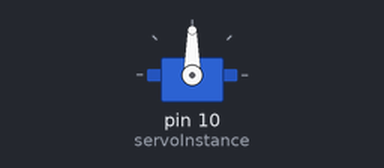
Bench run of a sketch on a simulated Arduino Uno, built with avr-gcc and run on an emulated ATmega328P. On the bench: servo. What the sketch prints to the serial monitor is not drawn.

Above: at 0.05 s.
At 0.95 s:
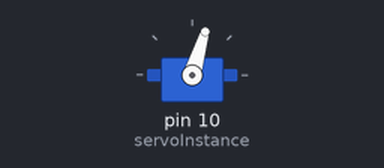
At 2.05 s:
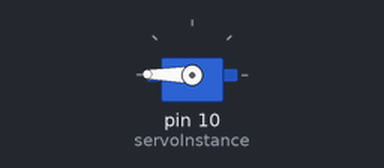
At 4.05 s:
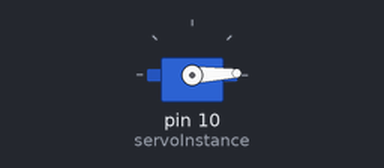
Timing chart, 0 to 5.3 s (numbered marks = the images above):
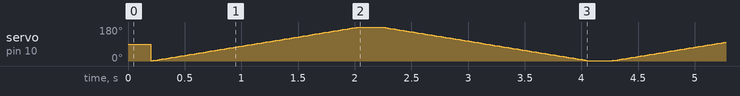

The sketch:

ServoMotor.ino
```cpp
#include <Servo.h>

Servo servoInstance;

int ang;
int increasing = 1;

void setup() {
  servoInstance.attach(10);
  Serial.begin(9600);
}

void loop() {

  if(increasing)
    ang++;
  else
    ang--;

  Serial.println(ang);

  if(ang<=1) {
    ang = 1;
    increasing = 1;
    delay(200);
  }

  if(ang>=180) {
    ang = 180;
    increasing = 0;
    delay(200);
  }

  servoInstance.write(ang);

  delay(10);
}
```
